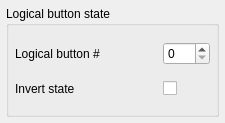
<?xml version="1.0" encoding="UTF-8"?>
<ui version="4.0">
 <class>LedFunction</class>
 <widget class="QWidget" name="LedFunction">
  <property name="geometry">
   <rect>
    <x>0</x>
    <y>0</y>
    <width>225</width>
    <height>123</height>
   </rect>
  </property>
  <property name="windowTitle">
   <string notr="true">Form</string>
  </property>
  <layout class="QVBoxLayout" name="verticalLayout">
   <property name="leftMargin">
    <number>6</number>
   </property>
   <property name="topMargin">
    <number>6</number>
   </property>
   <property name="rightMargin">
    <number>6</number>
   </property>
   <property name="bottomMargin">
    <number>6</number>
   </property>
   <item>
    <widget class="QGroupBox" name="groupBox">
     <property name="title">
      <string>Logical button state</string>
     </property>
     <layout class="QGridLayout" name="gridLayout" columnstretch="1,0">
      <property name="leftMargin">
       <number>6</number>
      </property>
      <property name="topMargin">
       <number>6</number>
      </property>
      <property name="rightMargin">
       <number>6</number>
      </property>
      <property name="bottomMargin">
       <number>6</number>
      </property>
      <item row="1" column="0">
       <widget class="QLabel" name="label_2">
        <property name="text">
         <string>Invert state</string>
        </property>
       </widget>
      </item>
      <item row="0" column="0">
       <widget class="QLabel" name="label">
        <property name="text">
         <string>Logical button #</string>
        </property>
       </widget>
      </item>
      <item row="0" column="1">
       <widget class="QSpinBox" name="spinBox_buttonNum">
        <property name="toolTip">
         <string>LED trigger&#10;&#10;Logical button whose state drives this LED.</string>
        </property>
        <property name="maximum">
         <number>128</number>
        </property>
       </widget>
      </item>
      <item row="1" column="1">
       <widget class="QCheckBox" name="checkBox_isInverted">
        <property name="text">
         <string/>
        </property>
       </widget>
      </item>
     </layout>
    </widget>
   </item>
  </layout>
 </widget>
 <resources/>
 <connections/>
</ui>
